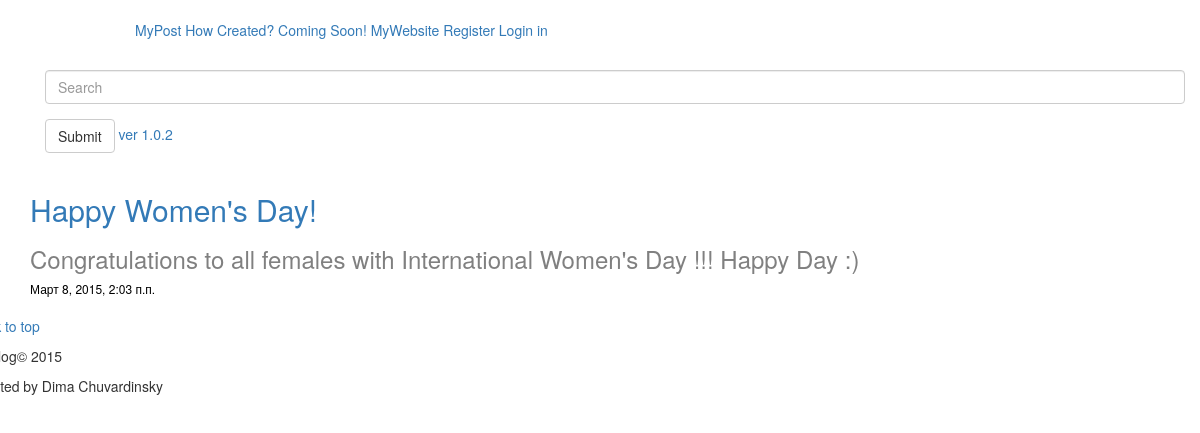
The app's page /blog/4/ with its own data.
### blog/models.py (models this page shows, shortened)
class Post(models.Model):
    title = models.CharField(max_length=255)
    datetime = models.DateTimeField(u'Дата публикации')
    content = models.TextField(max_length=10000)

### blog/views.py (the view)
# urls.py: url(r'^(?P<pk>\d+)/$', PostDetailView.as_view()),
class PostDetailView(DetailView):
    model = Post

### blog/templates/blog/post_detail.html (shortened to what this page needs)
{% extends 'blog/base.html' %}
{% block content %}
        <h2><a>{{ post.title }}</a></h2>
        <h3 style="color:gray"> <p>{{ post.content }}</p></h3>
        <h6 style="color:black"<p>{{ post.datetime }}</p></h6>
    <link href="http://getbootstrap.com/dist/css/bootstrap.min.css" rel="stylesheet">
{% endblock %}

### records on screen
Post: title "Happy Women's Day!", content "Congratulations to all females with International Women's Day !!! Happy Day :)", datetime "Март 8, 2015, 2:03 п.п."
